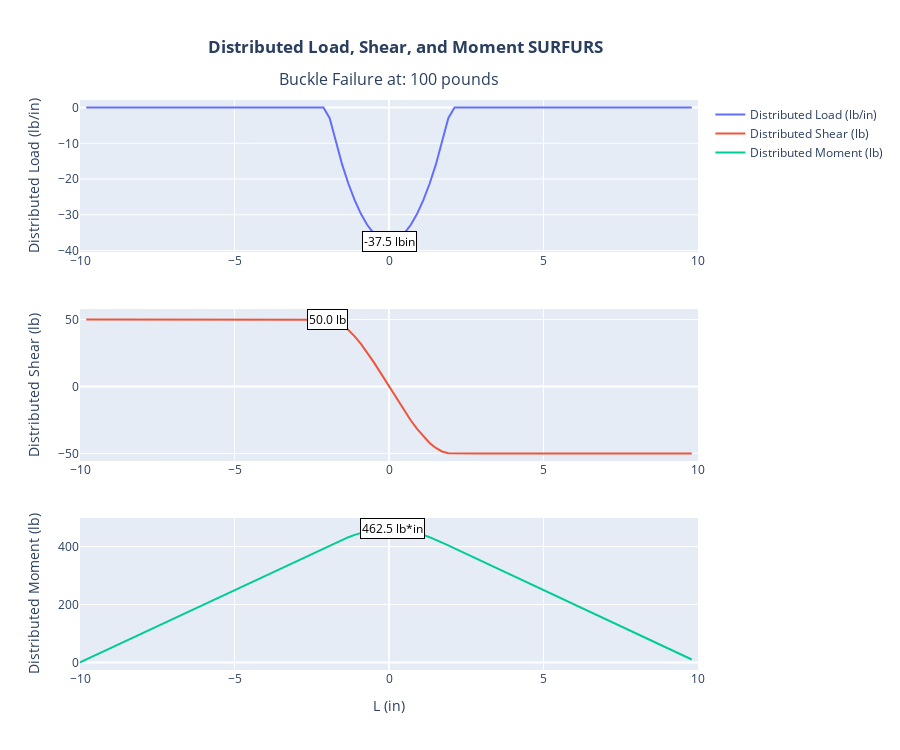

Notebook source saved alongside this figure:
### Markdown cell above
#### TODO

1. Implement graph into the class for the Test Specimen
       - Add max stress in the different parts of the test specimen.
2. Incorporate the moment and shear diagrams into the plot
3. Create parent class Test Specimen which gets the data, calls moment of inertia, and finds effective moduli of laminates
    - Then create sub classes based on the design (Vertical Stringer, Horizontal Stringer). These sub classes will have the ability to get the data and the EIyy etc, but they will have a different get_geometry method for their given shape. Use an abstract class. 
    - Fix the way that the geometry of the cross section is found. Use coordinates and not the stupid yzs thing.

### Code cell
#Define known values
P = -100 #pounds
Lw = 2  #inches
L = 10

# Define the symbols
a, b, c, x, = sym.symbols('a b c x')

# Define the function
w = a*x**2 + b*x + c

# Define the equations
eq1 = sym.Eq(sym.integrate(w, (x, -Lw, Lw)), P)
eq2 = sym.Eq(w.subs(x, -Lw), 0)
eq3 = sym.Eq(w.subs(x, Lw), 0)

# Solve the system of equations
solution = sym.solve((eq1, eq2, eq3), (a, b, c))
a_val = solution[a]
b_val = solution[b]
c_val = solution[c]

x_vals = np.linspace(-10, 10, 100)
fig = make_subplots(rows=3,cols=1)
#Plotting Distributed Load
w_solve = a_val*x**2 + b_val*x + c_val
wexpr1,wcond1 = 0, sym.And(-L<x,x<-Lw)
wexpr2,wcond2 = w_solve,sym.And(-Lw<x,x<Lw)
wexpr3,wcond3 = 0, sym.And(Lw<x,x<L)
w = sym.Piecewise((wexpr1,wcond1),(wexpr2,wcond2),(wexpr3,wcond3))
w_vals = np.array([float(sym.N(w.subs('x', x))) for x in x_vals])
w_val_at_0 = float(sym.N(w.subs('x', 0)))
fig.add_trace(go.Scatter(x=x_vals,y=w_vals,name='Distributed Load (lb/in)'),row=1,col=1)
fig.add_annotation(
    text=str(w_val_at_0)+" lbin", x=0, y=w_val_at_0, xref='x1', yref='y1', showarrow=False,
    font=dict(color='black'), bgcolor='white', bordercolor='black', borderwidth=1, borderpad=1
)

#Solving and Plotting Shear
Vexpr1,Vcond1 = -P/2, sym.And(-L<x,x<-Lw)
Vexpr2,Vcond2 = sym.integrate(w_solve,x),sym.And(-Lw<=x,x<=Lw)
Vexpr3,Vcond3 = P/2, sym.And(Lw<x,x<L)
V = sym.Piecewise((Vexpr1,Vcond1),(Vexpr2,Vcond2),(Vexpr3,Vcond3))
V_vals = np.array([float(sym.N(V.subs('x', x))) for x in x_vals])
V_val_at_minus_Lw = float(sym.N(V.subs('x', -Lw)))
fig.add_trace(go.Scatter(x=x_vals, y=V_vals,name='Distributed Shear (lb)'),row=2,col=1)
fig.add_annotation(
    text=str(V_val_at_minus_Lw)+" lb", x=-Lw, y=V_val_at_minus_Lw, xref='x2', yref='y2', showarrow=False,
    font=dict(color='black'), bgcolor='white', bordercolor='black', borderwidth=1, borderpad=1
)

#Solving for Moment
print(V.subs(x,-L)*L)
M = sym.integrate(V,x) - P/2*L
M_vals = np.array([float(sym.N(M.subs('x', x))) for x in x_vals])
M_val_at_0 = float(sym.N(M.subs('x', 0)))
fig.add_trace(go.Scatter(x=x_vals, y=M_vals,name='Distributed Moment (lb)'),row=3,col=1)
fig.add_annotation(
    text=str(M_val_at_0)+" lb*in", x=0.1, y=M_val_at_0, xref='x3', yref='y3', showarrow=False,
    font=dict(color='black'), bgcolor='white', bordercolor='black', borderwidth=1, borderpad=1
)
#Annotating the Plot
fig.update_yaxes(title_text="Distributed Load (lb/in)", row=1, col=1)
fig.update_yaxes(title_text="Distributed Shear (lb)", row=2, col=1)
fig.update_yaxes(title_text="Distributed Moment (lb)", row=3, col=1)
fig.update_xaxes(title_text="L (in)", row=3, col=1)
fig.update_layout(
    height=750,
    title={
        'text': "<b>Distributed Load, Shear, and Moment SURFURS</b>",
        'y':0.945,
        'x':0.45,
        'xanchor': 'center',
        'yanchor': 'top'
    }
)
fig.add_annotation(
    text=f'Buckle Failure at: {-P} pounds',
    showarrow=False,
    xref='paper',
    yref='paper',
    x=0.5,  # x position in normalized coordinates (far right is 1)
    y=1.06,   # y position in normalized coordinates (top is 1)
    font=dict(
        size=16  # change the size to fit your needs
    )
)
fig.update_layout(height=750)
fig.show()

### Figure 1 — Plotly figure (JSON) as saved in the notebook; plotly's stock layout.template omitted (floating-point values rounded to 4 significant figures)
{"data": [{"name": "Distributed Load (lb/in)", "type": "scatter", "x": [-10, -9.798, -9.596, -9.394, -9.192, -8.99, -8.788, -8.586, -8.384, -8.182, -7.98, -7.778, -7.576, -7.374, -7.172, -6.97, -6.768, -6.566, -6.364, -6.162, -5.96, -5.758, -5.556, -5.354, -5.152, -4.949, -4.747, -4.545, -4.343, -4.141, -3.939, -3.737, -3.535, -3.333, -3.131, -2.929, -2.727, -2.525, -2.323, -2.121, -1.919, -1.717, -1.515, -1.313, -1.111, -0.9091, -0.7071, -0.5051, -0.303, -0.101, 0.101, 0.303, 0.5051, 0.7071, 0.9091, 1.111, 1.313, 1.515, 1.717, 1.919, 2.121, 2.323, 2.525, 2.727, 2.929, 3.131, 3.333, 3.535, 3.737, 3.939, 4.141, 4.343, 4.545, 4.747, 4.949, 5.152, 5.354, 5.556, 5.758, 5.96, 6.162, 6.364, 6.566, 6.768, 6.97, 7.172, 7.374, 7.576, 7.778, 7.98, 8.182, 8.384, 8.586, 8.788, 8.99, 9.192, 9.394, 9.596, 9.798, 10], "xaxis": "x", "y": [null, 0, 0, 0, 0, 0, 0, 0, 0, 0, 0, 0, 0, 0, 0, 0, 0, 0, 0, 0, 0, 0, 0, 0, 0, 0, 0, 0, 0, 0, 0, 0, 0, 0, 0, 0, 0, 0, 0, 0, -2.969, -9.856, -15.98, -21.33, -25.93, -29.75, -32.81, -35.11, -36.64, -37.4, -37.4, -36.64, -35.11, -32.81, -29.75, -25.93, -21.33, -15.98, -9.856, -2.969, 0, 0, 0, 0, 0, 0, 0, 0, 0, 0, 0, 0, 0, 0, 0, 0, 0, 0, 0, 0, 0, 0, 0, 0, 0, 0, 0, 0, 0, 0, 0, 0, 0, 0, 0, 0, 0, 0, 0, null], "yaxis": "y"}, {"name": "Distributed Shear (lb)", "type": "scatter", "x": [-10, -9.798, -9.596, -9.394, -9.192, -8.99, -8.788, -8.586, -8.384, -8.182, -7.98, -7.778, -7.576, -7.374, -7.172, -6.97, -6.768, -6.566, -6.364, -6.162, -5.96, -5.758, -5.556, -5.354, -5.152, -4.949, -4.747, -4.545, -4.343, -4.141, -3.939, -3.737, -3.535, -3.333, -3.131, -2.929, -2.727, -2.525, -2.323, -2.121, -1.919, -1.717, -1.515, -1.313, -1.111, -0.9091, -0.7071, -0.5051, -0.303, -0.101, 0.101, 0.303, 0.5051, 0.7071, 0.9091, 1.111, 1.313, 1.515, 1.717, 1.919, 2.121, 2.323, 2.525, 2.727, 2.929, 3.131, 3.333, 3.535, 3.737, 3.939, 4.141, 4.343, 4.545, 4.747, 4.949, 5.152, 5.354, 5.556, 5.758, 5.96, 6.162, 6.364, 6.566, 6.768, 6.97, 7.172, 7.374, 7.576, 7.778, 7.98, 8.182, 8.384, 8.586, 8.788, 8.99, 9.192, 9.394, 9.596, 9.798, 10], "xaxis": "x2", "y": [null, 50, 50, 50, 50, 50, 50, 50, 50, 50, 50, 50, 50, 50, 50, 50, 50, 50, 50, 50, 50, 50, 50, 50, 50, 50, 50, 50, 50, 50, 50, 50, 50, 50, 50, 50, 50, 50, 50, 50, 49.88, 48.57, 45.95, 42.17, 37.38, 31.74, 25.41, 18.54, 11.28, 3.785, -3.785, -11.28, -18.54, -25.41, -31.74, -37.38, -42.17, -45.95, -48.57, -49.88, -50, -50, -50, -50, -50, -50, -50, -50, -50, -50, -50, -50, -50, -50, -50, -50, -50, -50, -50, -50, -50, -50, -50, -50, -50, -50, -50, -50, -50, -50, -50, -50, -50, -50, -50, -50, -50, -50, -50, null], "yaxis": "y2"}, {"name": "Distributed Moment (lb)", "type": "scatter", "x": [-10, -9.798, -9.596, -9.394, -9.192, -8.99, -8.788, -8.586, -8.384, -8.182, -7.98, -7.778, -7.576, -7.374, -7.172, -6.97, -6.768, -6.566, -6.364, -6.162, -5.96, -5.758, -5.556, -5.354, -5.152, -4.949, -4.747, -4.545, -4.343, -4.141, -3.939, -3.737, -3.535, -3.333, -3.131, -2.929, -2.727, -2.525, -2.323, -2.121, -1.919, -1.717, -1.515, -1.313, -1.111, -0.9091, -0.7071, -0.5051, -0.303, -0.101, 0.101, 0.303, 0.5051, 0.7071, 0.9091, 1.111, 1.313, 1.515, 1.717, 1.919, 2.121, 2.323, 2.525, 2.727, 2.929, 3.131, 3.333, 3.535, 3.737, 3.939, 4.141, 4.343, 4.545, 4.747, 4.949, 5.152, 5.354, 5.556, 5.758, 5.96, 6.162, 6.364, 6.566, 6.768, 6.97, 7.172, 7.374, 7.576, 7.778, 7.98, 8.182, 8.384, 8.586, 8.788, 8.99, 9.192, 9.394, 9.596, 9.798, 10], "xaxis": "x3", "y": [0, 10.1, 20.2, 30.3, 40.4, 50.51, 60.61, 70.71, 80.81, 90.91, 101.0, 111.1, 121.2, 131.3, 141.4, 151.5, 161.6, 171.7, 181.8, 191.9, 202.0, 212.1, 222.2, 232.3, 242.4, 252.5, 262.6, 272.7, 282.8, 292.9, 303.0, 313.1, 323.2, 333.3, 343.4, 353.5, 363.6, 373.7, 383.8, 393.9, 404.0, 414.0, 423.6, 432.5, 440.5, 447.5, 453.3, 457.8, 460.8, 462.3, 462.3, 460.8, 457.8, 453.3, 447.5, 440.5, 432.5, 423.6, 414.0, 404.0, 393.9, 383.8, 373.7, 363.6, 353.5, 343.4, 333.3, 323.2, 313.1, 303.0, 292.9, 282.8, 272.7, 262.6, 252.5, 242.4, 232.3, 222.2, 212.1, 202.0, 191.9, 181.8, 171.7, 161.6, 151.5, 141.4, 131.3, 121.2, 111.1, 101.0, 90.91, 80.81, 70.71, 60.61, 50.51, 40.4, 30.3, 20.2, 10.1, null], "yaxis": "y3"}], "layout": {"annotations": [{"bgcolor": "white", "bordercolor": "black", "borderpad": 1, "borderwidth": 1, "font": {"color": "black"}, "showarrow": false, "text": "-37.5 lbin", "x": 0, "xref": "x", "y": -37.5, "yref": "y"}, {"bgcolor": "white", "bordercolor": "black", "borderpad": 1, "borderwidth": 1, "font": {"color": "black"}, "showarrow": false, "text": "50.0 lb", "x": -2, "xref": "x2", "y": 50, "yref": "y2"}, {"bgcolor": "white", "bordercolor": "black", "borderpad": 1, "borderwidth": 1, "font": {"color": "black"}, "showarrow": false, "text": "462.5 lb*in", "x": 0.1, "xref": "x3", "y": 462.5, "yref": "y3"}, {"font": {"size": 16}, "showarrow": false, "text": "Buckle Failure at: 100 pounds", "x": 0.5, "xref": "paper", "y": 1.06, "yref": "paper"}], "height": 750, "title": {"text": "<b>Distributed Load, Shear, and Moment SURFURS</b>", "x": 0.45, "xanchor": "center", "y": 0.945, "yanchor": "top"}, "xaxis": {"anchor": "y", "domain": [0, 1]}, "xaxis2": {"anchor": "y2", "domain": [0, 1]}, "xaxis3": {"anchor": "y3", "domain": [0, 1], "title": {"text": "L (in)"}}, "yaxis": {"anchor": "x", "domain": [0.7333, 1], "title": {"text": "Distributed Load (lb/in)"}}, "yaxis2": {"anchor": "x2", "domain": [0.3667, 0.6333], "title": {"text": "Distributed Shear (lb)"}}, "yaxis3": {"anchor": "x3", "domain": [0, 0.2667], "title": {"text": "Distributed Moment (lb)"}}}}
